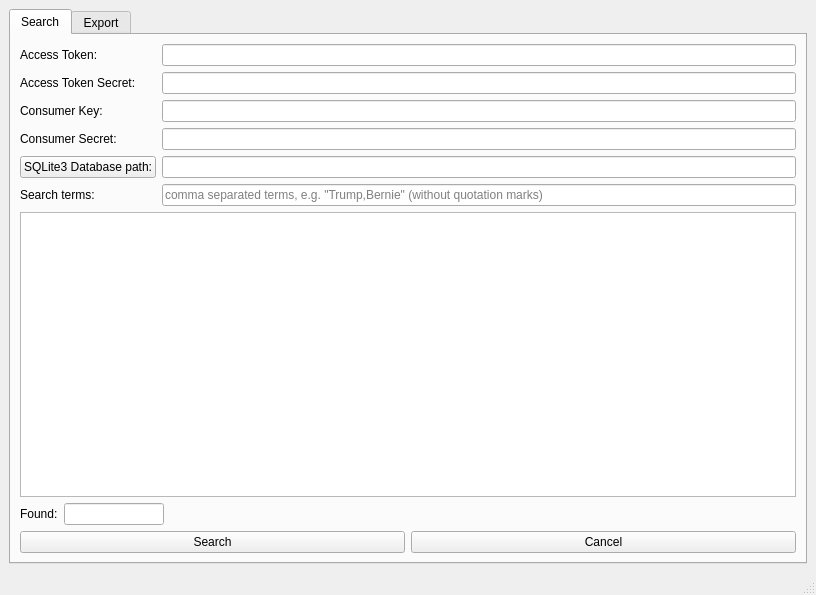
<?xml version="1.0" encoding="UTF-8"?>
<ui version="4.0">
 <class>MainWindow</class>
 <widget class="QMainWindow" name="MainWindow">
  <property name="geometry">
   <rect>
    <x>0</x>
    <y>0</y>
    <width>816</width>
    <height>595</height>
   </rect>
  </property>
  <property name="windowTitle">
   <string>Grudi Twitter Tool</string>
  </property>
  <property name="windowIcon">
   <iconset>
    <normaloff>grudilogo.png</normaloff>grudilogo.png</iconset>
  </property>
  <widget class="QWidget" name="centralwidget">
   <property name="sizePolicy">
    <sizepolicy hsizetype="Expanding" vsizetype="Expanding">
     <horstretch>0</horstretch>
     <verstretch>0</verstretch>
    </sizepolicy>
   </property>
   <layout class="QVBoxLayout" name="verticalLayout_3">
    <item>
     <widget class="QTabWidget" name="tabWidget">
      <property name="maximumSize">
       <size>
        <width>801</width>
        <height>571</height>
       </size>
      </property>
      <property name="palette">
       <palette>
        <active>
         <colorrole role="Light">
          <brush brushstyle="SolidPattern">
           <color alpha="255">
            <red>255</red>
            <green>255</green>
            <blue>255</blue>
           </color>
          </brush>
         </colorrole>
        </active>
        <inactive>
         <colorrole role="Light">
          <brush brushstyle="SolidPattern">
           <color alpha="255">
            <red>255</red>
            <green>255</green>
            <blue>255</blue>
           </color>
          </brush>
         </colorrole>
        </inactive>
        <disabled>
         <colorrole role="Light">
          <brush brushstyle="SolidPattern">
           <color alpha="255">
            <red>255</red>
            <green>255</green>
            <blue>255</blue>
           </color>
          </brush>
         </colorrole>
        </disabled>
       </palette>
      </property>
      <property name="currentIndex">
       <number>0</number>
      </property>
      <widget class="QWidget" name="tabSearch">
       <property name="sizePolicy">
        <sizepolicy hsizetype="Expanding" vsizetype="Expanding">
         <horstretch>0</horstretch>
         <verstretch>0</verstretch>
        </sizepolicy>
       </property>
       <attribute name="title">
        <string>Search</string>
       </attribute>
       <layout class="QVBoxLayout" name="verticalLayout_2">
        <item>
         <layout class="QFormLayout" name="formLayoutSearch">
          <item row="0" column="0">
           <widget class="QLabel" name="labelAccessToken">
            <property name="text">
             <string>Access Token:</string>
            </property>
           </widget>
          </item>
          <item row="0" column="1">
           <widget class="QLineEdit" name="lineAccessToken">
            <property name="readOnly">
             <bool>false</bool>
            </property>
           </widget>
          </item>
          <item row="1" column="0">
           <widget class="QLabel" name="labelAccessTokenSecret">
            <property name="text">
             <string>Access Token Secret:</string>
            </property>
           </widget>
          </item>
          <item row="1" column="1">
           <widget class="QLineEdit" name="lineAccessTokenSecret"/>
          </item>
          <item row="2" column="0">
           <widget class="QLabel" name="labelConsumerKey">
            <property name="text">
             <string>Consumer Key:</string>
            </property>
           </widget>
          </item>
          <item row="2" column="1">
           <widget class="QLineEdit" name="lineConsumerKey"/>
          </item>
          <item row="3" column="0">
           <widget class="QLabel" name="labelConsumerSecret">
            <property name="text">
             <string>Consumer Secret:</string>
            </property>
           </widget>
          </item>
          <item row="3" column="1">
           <widget class="QLineEdit" name="lineConsumerSecret"/>
          </item>
          <item row="4" column="0">
           <widget class="QPushButton" name="pushButtonDatabasePathSearch">
            <property name="text">
             <string>SQLite3 Database path:</string>
            </property>
           </widget>
          </item>
          <item row="4" column="1">
           <widget class="QLineEdit" name="lineDatabasePathSearch"/>
          </item>
          <item row="5" column="0">
           <widget class="QLabel" name="labelSearchTerms">
            <property name="text">
             <string>Search terms:</string>
            </property>
           </widget>
          </item>
          <item row="5" column="1">
           <widget class="QLineEdit" name="lineSearchTerms">
            <property name="placeholderText">
             <string>comma separated terms, e.g. &quot;Trump,Bernie&quot; (without quotation marks)</string>
            </property>
           </widget>
          </item>
         </layout>
        </item>
        <item>
         <widget class="QTextEdit" name="textEditOutput">
          <property name="enabled">
           <bool>true</bool>
          </property>
          <property name="readOnly">
           <bool>true</bool>
          </property>
         </widget>
        </item>
        <item>
         <layout class="QFormLayout" name="formLayout">
          <item row="0" column="0">
           <widget class="QLabel" name="labelFound">
            <property name="maximumSize">
             <size>
              <width>100</width>
              <height>16777215</height>
             </size>
            </property>
            <property name="text">
             <string>Found:</string>
            </property>
           </widget>
          </item>
          <item row="0" column="1">
           <widget class="QLineEdit" name="lineEditFound">
            <property name="sizePolicy">
             <sizepolicy hsizetype="Preferred" vsizetype="Fixed">
              <horstretch>0</horstretch>
              <verstretch>0</verstretch>
             </sizepolicy>
            </property>
            <property name="maximumSize">
             <size>
              <width>100</width>
              <height>16777215</height>
             </size>
            </property>
            <property name="readOnly">
             <bool>true</bool>
            </property>
            <property name="clearButtonEnabled">
             <bool>false</bool>
            </property>
           </widget>
          </item>
         </layout>
        </item>
        <item>
         <layout class="QHBoxLayout" name="horizontalLayout_3">
          <item>
           <widget class="QPushButton" name="searchPushButtonSearch">
            <property name="text">
             <string>Search</string>
            </property>
            <property name="checkable">
             <bool>false</bool>
            </property>
            <property name="checked">
             <bool>false</bool>
            </property>
            <property name="autoDefault">
             <bool>false</bool>
            </property>
            <property name="default">
             <bool>false</bool>
            </property>
            <property name="flat">
             <bool>false</bool>
            </property>
           </widget>
          </item>
          <item>
           <widget class="QPushButton" name="cancelPushButtonSearch">
            <property name="text">
             <string>Cancel</string>
            </property>
           </widget>
          </item>
         </layout>
        </item>
       </layout>
      </widget>
      <widget class="QWidget" name="tabExport">
       <property name="sizePolicy">
        <sizepolicy hsizetype="Expanding" vsizetype="Expanding">
         <horstretch>0</horstretch>
         <verstretch>0</verstretch>
        </sizepolicy>
       </property>
       <attribute name="title">
        <string>Export</string>
       </attribute>
       <layout class="QVBoxLayout" name="verticalLayout">
        <item>
         <layout class="QFormLayout" name="formLayoutExport">
          <item row="0" column="0">
           <widget class="QPushButton" name="pushButtonDatabasePathExport">
            <property name="text">
             <string>SQLite3 Database path:</string>
            </property>
           </widget>
          </item>
          <item row="0" column="1">
           <widget class="QLineEdit" name="lineDatabasePathExport"/>
          </item>
          <item row="1" column="0">
           <widget class="QLabel" name="labelFieldsExport">
            <property name="text">
             <string>Fields:</string>
            </property>
           </widget>
          </item>
          <item row="1" column="1">
           <widget class="QLineEdit" name="lineFieldsExport">
            <property name="placeholderText">
             <string>created_at, user.screen_name, retweeted_status.user.screen_name and text are in by default.</string>
            </property>
           </widget>
          </item>
          <item row="2" column="0">
           <widget class="QLabel" name="labelLanguagesExport">
            <property name="text">
             <string>Languages:</string>
            </property>
           </widget>
          </item>
          <item row="2" column="1">
           <layout class="QHBoxLayout" name="horizontalLayout">
            <item>
             <widget class="QCheckBox" name="checkBoxAll">
              <property name="text">
               <string>All</string>
              </property>
              <property name="checked">
               <bool>true</bool>
              </property>
              <property name="tristate">
               <bool>false</bool>
              </property>
             </widget>
            </item>
            <item>
             <widget class="QLineEdit" name="lineEditLanguages">
              <property name="enabled">
               <bool>false</bool>
              </property>
              <property name="placeholderText">
               <string>pt,en</string>
              </property>
             </widget>
            </item>
           </layout>
          </item>
          <item row="3" column="0">
           <widget class="QLabel" name="labelTable">
            <property name="text">
             <string>Table:</string>
            </property>
           </widget>
          </item>
          <item row="3" column="1">
           <widget class="QComboBox" name="comboBoxSelectTable">
            <property name="maximumSize">
             <size>
              <width>100</width>
              <height>16777215</height>
             </size>
            </property>
           </widget>
          </item>
          <item row="4" column="0">
           <widget class="QLabel" name="labelFormat">
            <property name="text">
             <string>Format:</string>
            </property>
           </widget>
          </item>
          <item row="4" column="1">
           <widget class="QComboBox" name="comboBoxSelectFormat">
            <property name="minimumSize">
             <size>
              <width>100</width>
              <height>0</height>
             </size>
            </property>
            <property name="maximumSize">
             <size>
              <width>100</width>
              <height>16777215</height>
             </size>
            </property>
            <item>
             <property name="text">
              <string>.xlsx</string>
             </property>
            </item>
            <item>
             <property name="text">
              <string>.csv</string>
             </property>
            </item>
           </widget>
          </item>
         </layout>
        </item>
        <item>
         <spacer name="verticalSpacer">
          <property name="orientation">
           <enum>Qt::Vertical</enum>
          </property>
          <property name="sizeHint" stdset="0">
           <size>
            <width>20</width>
            <height>40</height>
           </size>
          </property>
         </spacer>
        </item>
        <item>
         <layout class="QHBoxLayout" name="horizontalLayout_2">
          <item>
           <widget class="QPushButton" name="exportPushButtonExport">
            <property name="text">
             <string>Export</string>
            </property>
            <property name="checkable">
             <bool>false</bool>
            </property>
            <property name="checked">
             <bool>false</bool>
            </property>
            <property name="autoDefault">
             <bool>false</bool>
            </property>
            <property name="default">
             <bool>false</bool>
            </property>
            <property name="flat">
             <bool>false</bool>
            </property>
           </widget>
          </item>
          <item>
           <widget class="QPushButton" name="cancelPushButtonExport">
            <property name="text">
             <string>Cancel</string>
            </property>
           </widget>
          </item>
         </layout>
        </item>
       </layout>
      </widget>
     </widget>
    </item>
   </layout>
  </widget>
  <widget class="QStatusBar" name="statusbar">
   <property name="sizePolicy">
    <sizepolicy hsizetype="Expanding" vsizetype="Expanding">
     <horstretch>0</horstretch>
     <verstretch>0</verstretch>
    </sizepolicy>
   </property>
  </widget>
 </widget>
 <resources/>
 <connections/>
</ui>
